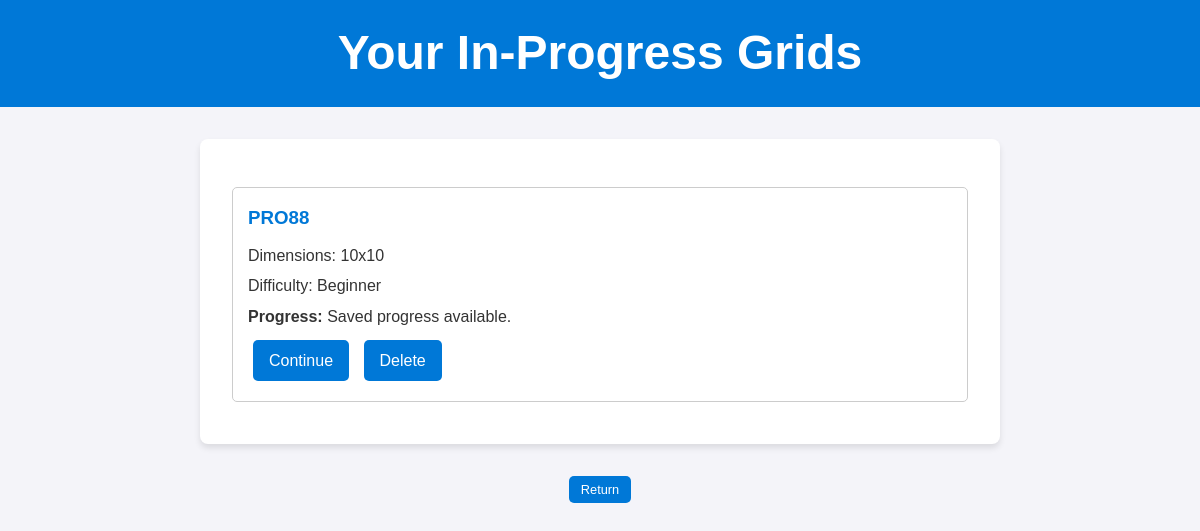
/public/grid/viewProgress (signed in), run on the app's committed database.
### tables this page shows
CREATE TABLE `user_grids` (
  `id` int(11) NOT NULL,
  `user_id` int(11) NOT NULL,
  `grid_id` int(11) NOT NULL,
  `grid_name` varchar(255) DEFAULT NULL,
  `state` text NOT NULL,
  `created_at` timestamp NOT NULL DEFAULT current_timestamp(),
  `updated_at` timestamp NOT NULL DEFAULT current_timestamp() ON UPDATE current_timestamp()
);

CREATE TABLE `crossword_grids` (
  `id` int(11) NOT NULL,
  `name` varchar(100) NOT NULL,
  `dimensions` varchar(10) NOT NULL,
  `difficulty` enum('beginner','intermediate','expert') NOT NULL,
  `created_by` int(11) NOT NULL,
  `created_at` datetime DEFAULT current_timestamp()
);

### app/controllers/GridController.php (called while the page is built, shortened)
<?php
require_once '../app/models/GridModel.php';
class GridController {
    private $gridModel;
    public function __construct($pdo) {
        $this->gridModel = new GridModel($pdo);
    }
    public function viewProgress() {
        $userId = $_SESSION['user_id'];
        $gridsInProgress = $this->gridModel->getInProgressGrids($userId);
        include '../app/views/progress.php';
    }
}

### app/models/GridModel.php (called while the page is built, shortened)
<?php
class GridModel {
    private $pdo;
    public function __construct($pdo) {
        $this->pdo = $pdo;
    }
    public function getInProgressGrids($userId) {
        $stmt = $this->pdo->prepare("
            SELECT ug.id AS user_grid_id, cg.id AS grid_id, cg.name, cg.dimensions, cg.difficulty, ug.state
            FROM user_grids ug
            JOIN crossword_grids cg ON ug.grid_id = cg.id
            WHERE ug.user_id = ?
        ");
        $stmt->execute([$userId]);
        return $stmt->fetchAll(PDO::FETCH_ASSOC);
    }
}

### app/views/progress.php (the view, shortened to what this page needs)
<!DOCTYPE html>
<html lang="en">
<head>
    <link rel="stylesheet" href="/web/public/style.css">
</head>
<body>
    <header>
        <h1>Your In-Progress Grids</h1>
    </header>
    <div class="container">
        <?php if (empty($gridsInProgress)): ?>
            <p>You have no in-progress grids.</p>
        <?php else: ?>
            <?php foreach ($gridsInProgress as $grid): ?>
                <div class="grid-item">
                    <h3><?= htmlspecialchars($grid['name']); ?></h3>
                    <p>Dimensions: <?= htmlspecialchars($grid['dimensions']); ?></p>
                    <p>Difficulty: <?= ucfirst(htmlspecialchars($grid['difficulty'])); ?></p>
                    <p><strong>Progress:</strong> Saved progress available.</p>
                    <a href="/web/public/grid/solveGrid?grid_id=<?= $grid['grid_id']; ?>" class="btn">Continue</a>
                    <a href="?delete_progress=<?= $grid['user_grid_id']; ?>" class="btn" onclick="return confirm('Are you sure you want to delete this progress?');">Delete</a>
                </div>
            <?php endforeach; ?>
        <?php endif; ?>
    </div>
    <button type="button" onclick="window.location.href='/web/public/dashboard'">Return</button>
</body>
</html>

### public/style.css (style rules this page uses)
* { margin: 0; padding: 0; box-sizing: border-box; }
body { font-family: Arial, sans-serif; background-color: #f5f5f5; color: #333; line-height: 1.6; margin: 0; padding: 0; }
header { background-color: #0078d7; color: white; padding: 1rem; text-align: center; font-size: 1.5rem; font-weight: bold; }
.container { max-width: 800px; margin: 2rem auto; padding: 2rem; background: white; border-radius: 8px; box-shadow: 0 4px 6px rgba(0, 0, 0, 0.1); }
.grid-item { margin: 1rem 0; padding: 1rem; background-color: #f9f9f9; border: 1px solid #ddd; border-radius: 5px; }
.grid-item h3 { color: #0078d7; }
button { display: block; margin: 10px auto; padding: 6px 12px; background-color: #0078d7; color: white; border: none; border-radius: 5px; cursor: pointer; font-size: 0.8rem; transition: background-color 0.3s ease; }

### app/views/progress.php (style rules this page uses)
body { font-family: Arial, sans-serif; background-color: #f4f4f9; margin: 0; padding: 0; }
header { background-color: #0078d7; color: white; padding: 15px; text-align: center; }
.container { margin-left: auto; }
.grid-item { border: 1px solid #ccc; padding: 15px; margin-bottom: 10px; border-radius: 5px; background-color: white; }
.grid-item h3 { margin: 0 0 10px; }
.grid-item p { margin: 5px 0; }
.btn { padding: 8px 16px; margin: 5px; background-color: #0078d7; color: white; border: none; cursor: pointer; border-radius: 5px; text-decoration: none; display: inline-block; }

### data on the page
user_grids: grid.name "PRO88", grid.dimensions "10x10", grid.difficulty "Beginner"
